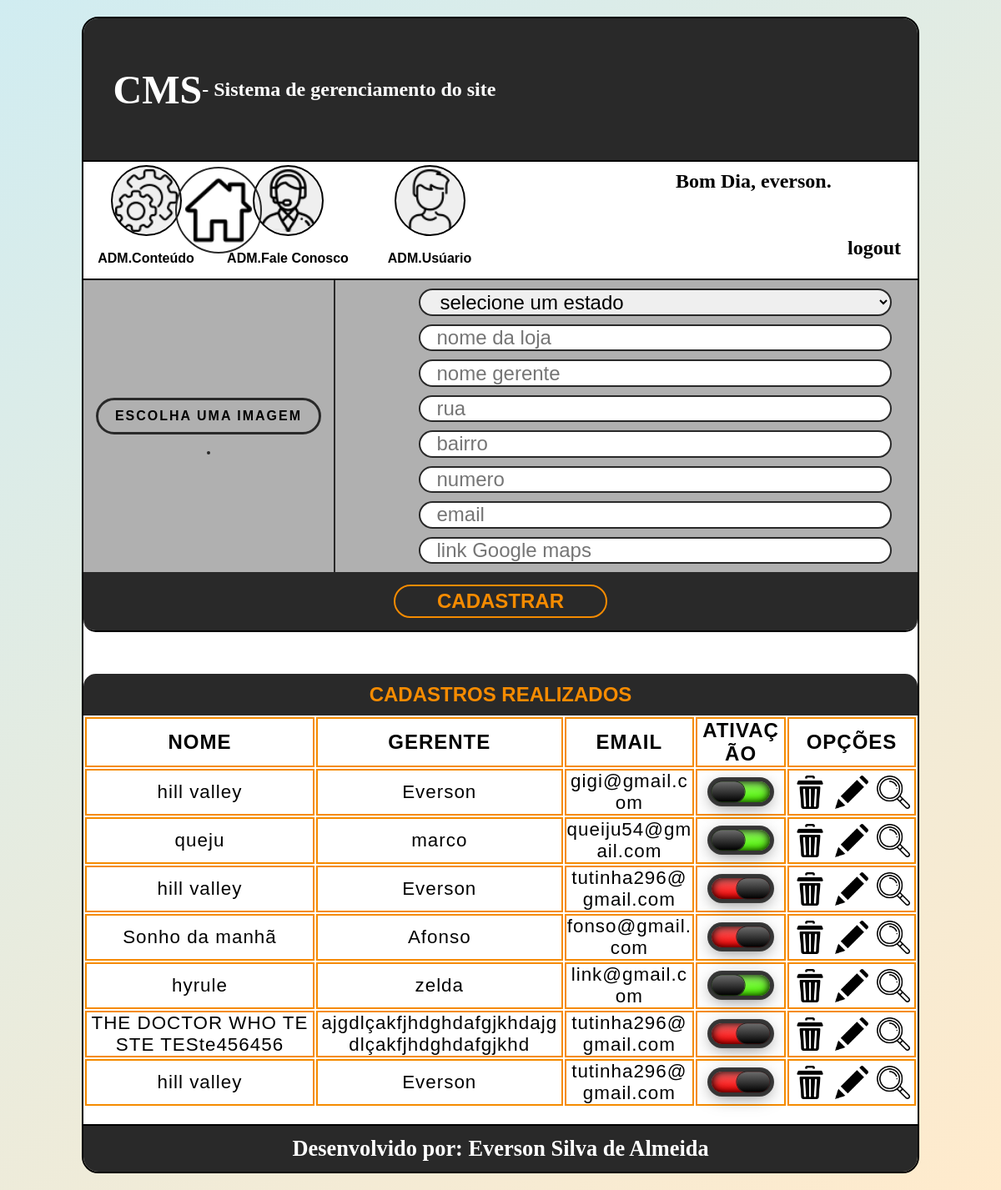
Screenshot of /BD/loja.php (signed in) with the database file from the repository.
### tables this page shows
CREATE TABLE `tblloja` (
  `idLoja` int(4) NOT NULL AUTO_INCREMENT,
  `idEstados` int(4) NOT NULL,
  `imgLoja` varchar(150) NOT NULL,
  `nomeLoja` varchar(150) NOT NULL,
  `nomeGerente` varchar(150) NOT NULL,
  `rua` varchar(150) NOT NULL,
  `bairro` varchar(150) DEFAULT NULL,
  `numero` varchar(5) DEFAULT NULL,
  `email` varchar(150) NOT NULL,
  `linkGoogleMaps` varchar(500) DEFAULT NULL,
  `ativacao` tinyint(1) NOT NULL,
  PRIMARY KEY (`idLoja`),
  KEY `FK_estados_loja` (`idEstados`),
  CONSTRAINT `FK_estados_loja` FOREIGN KEY (`idEstados`) REFERENCES `tblestados` (`idEstados`)
);

### BD/bloqueioUsuario.php (called while the page is built, shortened)
<?php
$conex = conexaoMysql();
$usuario = $_SESSION['usuario'];
$nivel = $_SESSION['nivel'];
$sql = "select tblusuario.*, tblnivel.*
    from tblusuario, tblnivel
    where tblnivel.idNivel = tblusuario.idNivel
    and nomeUsuario = '".$usuario."' and nivel = '".$nivel."'";
$selectAtivacao = mysqli_query($conex, $sql);
$rsAtivacao = mysqli_fetch_assoc($selectAtivacao);
$ADMconteudo = $rsAtivacao['ADMconteudo'];
$ADMfaleConosco = $rsAtivacao['ADMfaleConosco'];
$ADMusuario = $rsAtivacao['ADMusuario'];
if($ADMconteudo == 1){
    $conteudo = "enable";
}else{
    $conteudo = "disabled";
}
if($ADMfaleConosco == 1){
    $faleConosco = "enable";
}else{
    $faleConosco = "disabled";
}
if($ADMusuario == 1){
    $usuarios = "enable";
}else{
    $usuarios = "disabled";
}
?>

### BD/loja.php (the view, shortened to what this page needs)
<?php
require_once('bloqueioUsuario.php');
$conex = conexaoMysql();
$action ='insertContato.php?modo=inserirLoja';
$actionImg ='uploadImg.php?verificar=imgLoja';
$nomeLoja = (string) null;
$estado = (string) null;
$idEstado =0;
$nomeGerente = (string) null;
$rua = (string) null;
$bairro = (string) null;
$numero = (string) null;
$email = (string) null;
$google = (string) null;
?>
<!doctype html>
<html lang="pt-br">
    <head>
        <link rel="stylesheet" type="text/css" href="../cms/css/style.css">
        <link rel="stylesheet" type="text/css" href="../cms/css/loja.css">
    </head>
    <body>
        <div class="iconPaginaInicial" onclick="location.href='../lojas.php'">
        </div>
        <section>
            <div id="containerCMS">
                <div id="cabecalho">
                    <h1><p>CMS</p> - Sistema de gerenciamento do site</h1>
                    <div id="containerLogo"></div>
                </div>
                <div id="containerEscolha">
                    <div class="containerFuncao">
                        <input type="submit" class="imgFuncao" id="ADMconteudo" onclick="location.href='../BD/ADMconteudo.php'" <?=$conteudo?> value="">
                        <div class="nomeFuncao">ADM.Conteúdo</div>
                    </div>
                    <div class="containerFuncao">
                        <input type="submit" class="imgFuncao" id="ADMfaleConosco" onclick="location.href='../BD/ADMfaleConosco.php'" <?=$faleConosco?> value="">
                        <div class="nomeFuncao">ADM.Fale Conosco</div>
                    </div>
                    <div class="containerFuncao">
                        <input type="submit" class="imgFuncao" id="ADMusuario" onclick="location.href='../BD/ADMusuario.php'" <?=$usuarios?> value="">
                        <div class="nomeFuncao">ADM.Usúario</div>
                    </div>
                    <div id="containerBoasVindas">
                        <div class="textoBoasVindas">Bom Dia, <?=$usuario?>.</div>
                        <a href="../BD/logout.php"><div class="textoBoasVindas">logout</div></a>
                    </div>
                </div>
                <div id="containerConteudo">
                     <div id="containerCadastroLoja">
                         <form name="frmImg" id="frmImg" method="post" action="<?=$actionImg?>" enctype="multipart/form-data">
                             <div id="configFile">
                                 <label for="file" id="selector">Escolha uma imagem</label>
                                 <div id="imagemLoja"></div>
                             </div>
                         </form>
                         <form name="frmLoja" method="post" action="<?=$action?>" enctype="multipart/form-data">
                             <div id="configTxt">
                                 <select name="sltEstados">
                                   <?php
                                        if(isset($_GET['modo'])){
                                        if($_GET['modo'] == 'editarLoja'){
                                    ?>
                                        <option value="<?=$idEstado?>" selected><?=$estado?></option>
                                    <?php
                                        }
                                        }else{
                                    ?>
                                        <option value="" >selecione um estado</option>
                                    <?php
                                        }
                                    ?>
                                 </select>
                                 <input type="text" name="txtNomeLoja" data-type="texto" placeholder="nome da loja" value="<?=$nomeLoja?>">
                                 <input type="text" name="txtNomeGerente" data-type="texto" placeholder="nome gerente" value="<?=$nomeGerente?>">
                                 <input type="text" name="txtRua" data-type="texto" placeholder="rua" value="<?=$rua?>">
                                 <input type="text" name="txtBairro" data-type="texto" placeholder="bairro" value="<?=$bairro?>">
                                 <input type="text" name="txtNumero" data-type="numero" placeholder="numero" value="<?=$numero?>">
                                 <input type="email" name="txtEmail" placeholder="email" value="<?=$email?>">
                                 <input type="text" name="txtLink" placeholder="link Google maps" value="<?=$google?>">
                             </div>
                             <div id="configBtn">
                                 <input type="submit" name="btnCadastro" value="cadastrar">
                             </div>
                         </form>
                     </div>
                    <table>
                        <div id="cabecalhoLoja">cadastros realizados</div>
                        <tr>
                            <td>nome</td>
                            <td>gerente</td>
                            <td>email</td>
                            <td>ativação</td>
                            <td>opções</td>
                        </tr>
                        <?php
                            $sql = "select tblLoja.nomeLoja, tblloja.nomeGerente, tblloja.email, tblLoja.idLoja, tblLoja.ativacao
                                    from tblLoja
                                    order by idLoja desc";
                            $selectLoja = mysqli_query($conex, $sql);
                            while($rsLoja = mysqli_fetch_assoc($selectLoja)){
                                $ativacao = $rsLoja['ativacao'];
                                if($ativacao == 1){
                                    $ativo = 'unchecked';
                                }else{
                                    $ativo = 'checked';
                                }
                        ?>
                        <tr>
                            <td><?=$rsLoja['nomeLoja']?></td>
                            <td><?=$rsLoja['nomeGerente']?></td>
                            <td><?=$rsLoja['email']?></td>
                            <td class="configCheboxTable">
                                <input type="checkbox" name="ckbAtivacao"
                                onclick="location.href='updateContato.php?modo=ativarDesativar&id=<?=$rsLoja['idLoja']?>&tbl=Loja&diretorio=loja'"
                                <?=$ativo?>>
                            </td>
                            <td>
                               <div class="containerAcao">
                                    <a onclick="return confirm('deseja realmente excluir');" href="deleteContato.php?modo=excluirLoja&id=<?=$rsLoja['idLoja']?>">
                                        <div class="imgApagar"></div>
                                    </a>
                                    <a href="loja.php?modo=editarLoja&id=<?=$rsLoja['idLoja']?>">
                                        <div class="imgEditar"></div>
                                    </a>
                                    <div class="imgVizualizar" onclick="modalLoja(<?=$rsLoja['idLoja']?>);"></div>
                               </div>
                            </td>
                        </tr>
                        <?php } ?>
                    </table>
                </div>
                <footer><h1>Desenvolvido por: Everson Silva de Almeida</h1></footer>
            </div>
        </section>
    </body>
</html>

### cms/css/style.css (style rules this page uses)
* { padding: 0; margin: 0; text-decoration: none; list-style: none; }
body { background: linear-gradient(145deg, rgba(22, 162, 186, 0.2), rgba(255, 153, 0, 0.2)), url(../img/fundo.jpg); min-height: 100vh; display: flex; justify-content: center; align-content: center; align-items: center; background-size: cover; background-position: center; background-origin: border-box; background-repeat: no-repeat; padding-top: 20px; padding-bottom: 20px; box-sizing: border-box; }
.iconPaginaInicial { height: 100px; width: 100px; position: fixed; top: 200px; left: 210px; border-radius: 50%; cursor: pointer; border: 2px solid #292929; background-image: url(../img/sydney-opera-house.png); background-position: center; background-size: 80px; background-origin: border-box; background-repeat: no-repeat; overflow: hidden; }
#containerCMS { min-height: 800px; height: auto; width: 1000px; border-radius: 20px; border: 2px solid #000; overflow: hidden; }
#cabecalho { height: 170px; width: 100%; background: #292929; display: flex; justify-content: space-between; align-items: center; }
#cabecalho h1 { height: 100px; width: 530px; float: left; font-size: 1.5em; color: #fff; display: flex; justify-content: center; align-items: center; justify-content: center; }
#cabecalho h1 p { font-size: 2em; }
#containerLogo { height: 140px; width: 400px; background-image: url(../img/HILLVALEY.png); background-size: contain; background-position: center; background-origin: border-box; background-repeat: no-repeat; }
#containerEscolha { border-top: 2px solid #000; height: 140px; width: 100%; background: #fff; }
.containerFuncao { height: 100%; width: 150px; margin-right: 20px; float: left; display: flex; justify-content: space-around; align-content: center; align-items: center; flex-direction: column; outline: none; }
.imgFuncao { height: 85px; width: 85px; border-radius: 50%; border: 2px solid #000; background-size: 75px; background-position: center; background-origin: border-box; background-repeat: no-repeat; cursor: pointer; outline: none; }
#ADMconteudo { background-image: url(../img/settings.png); }
#ADMfaleConosco { background-image: url(../img/support.png); }
#ADMusuario { background-image: url(../img/person.png); }
.nomeFuncao { height: 40px; width: 100%; display: flex; justify-content: space-around; align-content: center; align-items: center; font-size: 1em; font-weight: bold; font-family: arial; }
#containerBoasVindas { height: inherit; width: 300px; float: right; display: flex; justify-content: space-between; align-content: center; flex-direction: column; padding: 10px; box-sizing: border-box; }
.textoBoasVindas { height: 50px; width: 100%; font-size: 1.5em; font-weight: bold; }
a .textoBoasVindas { text-align: right; padding: 10px; box-sizing: border-box; color: #000; }
#containerConteudo { border-top: 2px solid #000; min-height: 430px; height: auto; width: 100%; overflow: hidden; position: relative; background: #fff; }
footer { height: 55px; width: 100%; border-top: 2px solid #000; display: flex; justify-content: center; align-content: center; align-items: center; font-size: 1.1em; font-family: comic sans ms; background: #292929; color: #fff; }

### rows the page displays
tblloja: nomeLoja "hill valley", nomeGerente "Everson", email "gigi@gmail.com"
tblloja: nomeLoja "queju", nomeGerente "marco", email "queiju54@gmail.com"
tblloja: nomeLoja "hill valley", nomeGerente "Everson", email "tutinha296@gmail.com"
tblloja: nomeLoja "Sonho da manhã", nomeGerente "Afonso", email "fonso@gmail.com"
tblloja: nomeLoja "hyrule", nomeGerente "zelda", email "link@gmail.com"
tblloja: nomeLoja "THE DOCTOR WHO TESTE TESte456456", nomeGerente "ajgdlçakfjhdghdafgjkhdajgdlçakfjhdghdafgjkhd", email "tutinha296@gmail.com"
tblloja: nomeLoja "hill valley", nomeGerente "Everson", email "tutinha296@gmail.com"

### other values shown
$usuario "everson"
